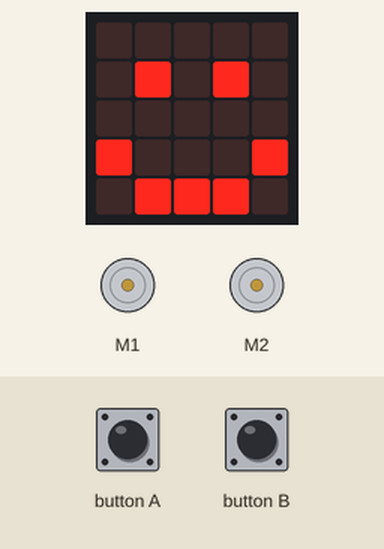
Simulated run of this program. Board: BBC micro:bit (MakeCode). Parts: the board's 5×5 LED display, 2 × DC motor (green arrow = forward, orange = backward, longer = faster). Inputs (shaded band) come from the test bench.

Above: at 1.8 s.
1.9 s: button A pressed for 0.15 s
At 2.7 s:
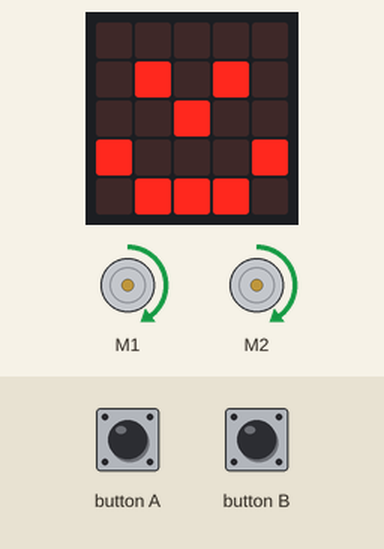
3.5 s: button B pressed for 0.15 s
At 3.9 s:
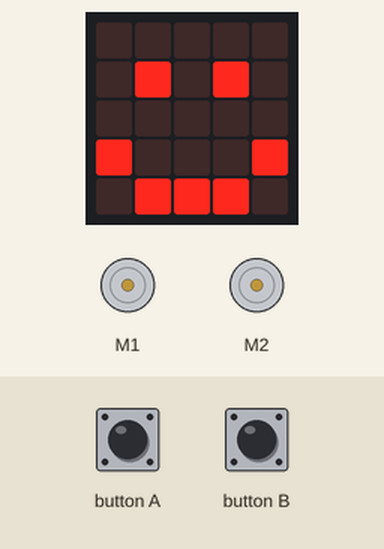
Timing chart, 0 to 6.5 s (numbered marks = the images above; inputs shaded):
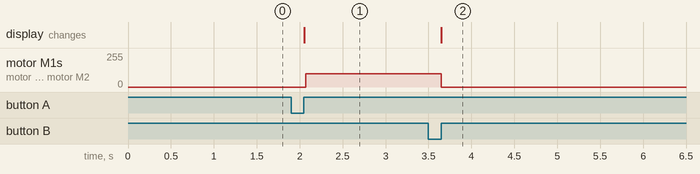

The program:

main.ts
```typescript
input.onButtonPressed(Button.A, function () {
    maqueen.motorRun(maqueen.Motors.All, maqueen.Dir.CW, 99)
    led.plot(2, 2)
})
input.onButtonPressed(Button.B, function () {
    maqueen.motorStop(maqueen.Motors.All)
    led.unplot(2, 2)
})
basic.showIcon(IconNames.Happy)
basic.forever(function () {

})
```

test.ts
```typescript
// les proves van aquí; això no es compilarà quan aquest paquet s'usi com a extensió.
```

Measured:
- after the input at 1.9 s, motor M1, motor M2: stopped → forward 99/255 after 0.17 s; the display: changes after 0.15 s (image 1)
- after the input at 3.5 s, motor M1, motor M2: forward 99/255 → stopped after 0.15 s; the display: changes after 0.15 s (image 2)
